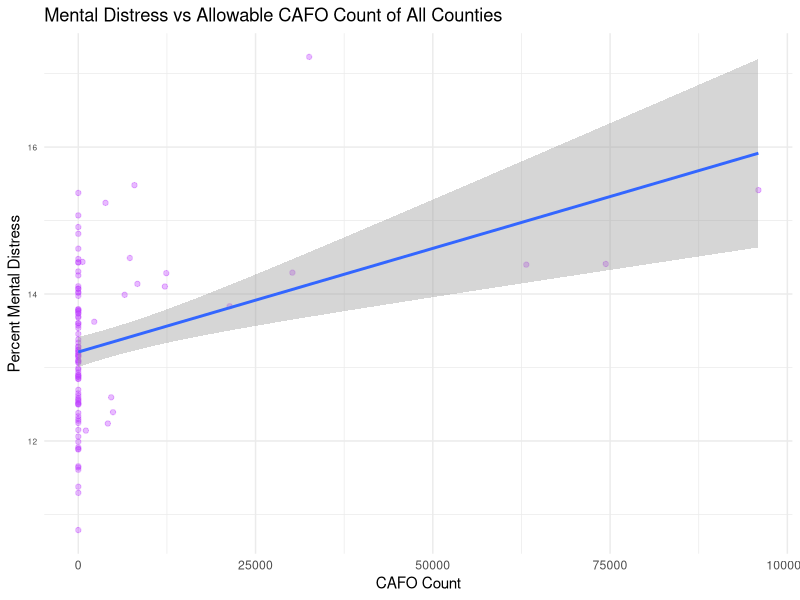

Reproduce this figure in R.
library(tidyverse)

finalData <- read_csv("derivedData/finalData.csv")

figure <- finalData %>% ggplot(aes(x = allowable_count, y = percent_mental_distress)) + 
  geom_point(color = "darkorchid1", alpha = 0.35) + 
  geom_smooth(method='lm') + 
  labs(title = "Mental Distress vs Allowable CAFO Count of All Counties", 
       x="CAFO Count", y="Percent Mental Distress") + 
  theme_minimal() + 
  theme(axis.text.y = element_text(size = 6))

ggsave("figures/percentMentalDistress.png", plot=figure)